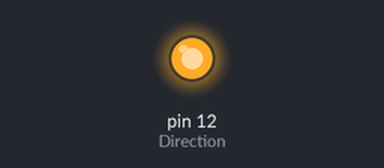
Bench run of a sketch on a simulated Arduino Uno, built with avr-gcc and run on an emulated ATmega328P. Parts: output pins drawn as LEDs (lit = HIGH). Pins used as bus, display or sensor lines are not drawn.

Above: at 0.7 s.
At 4.9 s:
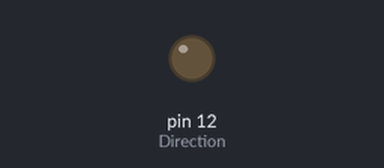
Timing chart, 0 to 6.5 s (numbered marks = the images above):
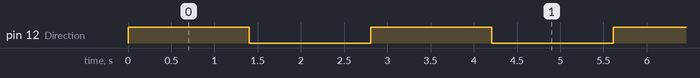

Measured:
- by itself, pin 12 (Direction): alternates HIGH for 1.4 s and LOW for 1.4 s

The sketch:

Code.ino
```cpp
const int Direction = 12;
const int steps = 13;
const int stepsNumber = 200;

void setup()
{
	pinMode(steps, OUTPUT);
	pinMode(Direction, OUTPUT);
}
void loop()
{
	digitalWrite(Direction, 1);

	for(int x = 0; x < stepsNumber; x++)
	{
		digitalWrite(steps, 1);
		delay(1);
		digitalWrite(steps, 0);
		delay(1);
	}
	delay(1000);

	digitalWrite(Direction, 0);

	for(int x = 0; x < stepsNumber; x++)
	{
		digitalWrite(steps, 1);
		delay(1);
		digitalWrite(steps, 0);
		delay(1);
	}
	delay(1000);
}
```
